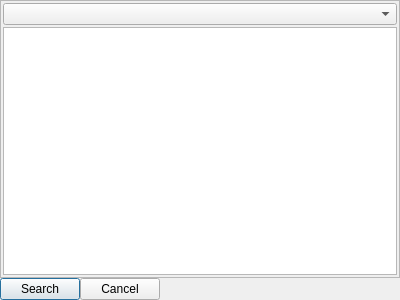
<?xml version="1.0" encoding="UTF-8"?>
<ui version="4.0">
 <class>CDialogLibrarySearch</class>
 <widget class="QDialog" name="DialogLibrarySearch">
  <property name="geometry">
   <rect>
    <x>0</x>
    <y>0</y>
    <width>400</width>
    <height>300</height>
   </rect>
  </property>
  <property name="minimumSize">
   <size>
    <width>400</width>
    <height>300</height>
   </size>
  </property>
  <property name="maximumSize">
   <size>
    <width>400</width>
    <height>300</height>
   </size>
  </property>
  <property name="windowTitle">
   <string>Find In Library</string>
  </property>
  <property name="windowIcon">
   <iconset resource="../Resource.qrc">
    <normaloff>:/Resource/Library/BrowseFolder.png</normaloff>:/Resource/Library/BrowseFolder.png</iconset>
  </property>
  <property name="autoFillBackground">
   <bool>true</bool>
  </property>
  <layout class="QGridLayout" name="gridLayout_2">
   <property name="margin">
    <number>0</number>
   </property>
   <property name="spacing">
    <number>0</number>
   </property>
   <item row="2" column="0">
    <layout class="QGridLayout" name="gridLayout">
     <item row="0" column="0">
      <widget class="QPushButton" name="pushButtonSearch">
       <property name="text">
        <string>Search</string>
       </property>
      </widget>
     </item>
     <item row="0" column="1">
      <widget class="QPushButton" name="pushButtonCancel">
       <property name="text">
        <string>Cancel</string>
       </property>
      </widget>
     </item>
     <item row="0" column="2">
      <spacer name="horizontalSpacer">
       <property name="orientation">
        <enum>Qt::Horizontal</enum>
       </property>
       <property name="sizeHint" stdset="0">
        <size>
         <width>40</width>
         <height>20</height>
        </size>
       </property>
      </spacer>
     </item>
    </layout>
   </item>
   <item row="0" column="0">
    <widget class="QFrame" name="frameLibrarySearch">
     <property name="frameShape">
      <enum>QFrame::StyledPanel</enum>
     </property>
     <property name="frameShadow">
      <enum>QFrame::Raised</enum>
     </property>
     <layout class="QGridLayout" name="gridLayout_3">
      <property name="margin">
       <number>2</number>
      </property>
      <property name="spacing">
       <number>2</number>
      </property>
      <item row="0" column="0">
       <widget class="QComboBox" name="comboBoxType"/>
      </item>
      <item row="1" column="0">
       <widget class="QListWidget" name="listWidgetSearch"/>
      </item>
     </layout>
    </widget>
   </item>
  </layout>
 </widget>
 <resources>
  <include location="../Resource.qrc"/>
 </resources>
 <connections/>
</ui>
